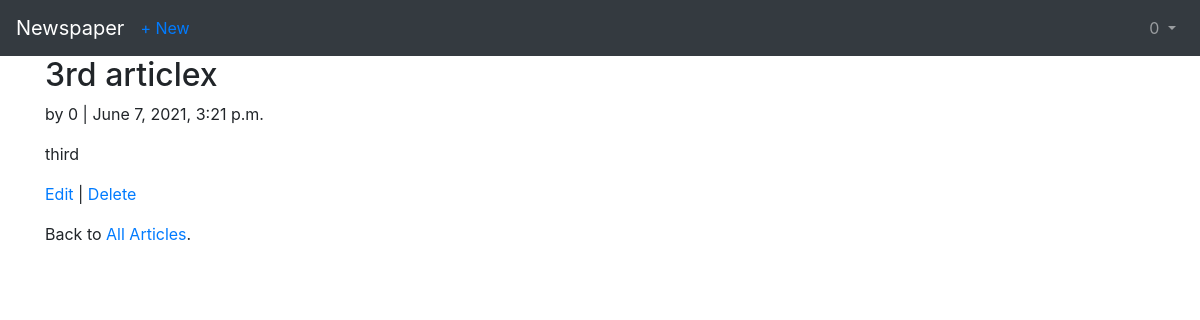
The app's page /articles/6/ (signed in) with its own data.
### accounts/models.py (models this page shows)
class CustomUser(AbstractUser):
    age = models.PositiveIntegerField(null=True, blank=True)

### articles/models.py (models this page shows, shortened)
class Article(models.Model):
    title = models.CharField(max_length=255)
    body = models.TextField()
    date = models.DateTimeField(auto_now_add=True)
    author = models.ForeignKey(
        get_user_model(),
        on_delete=CASCADE,
    )

### articles/views.py (the view)
# urls.py: path('<int:pk>/', ArticleDetailView.as_view(), name='article_detail'),
class ArticleDetailView (LoginRequiredMixin, DetailView):
    model = Article
    template_name = 'article_detail.html'
    context_object_name = 'article'

### articles/templates/article_detail.html
{% extends 'base.html' %}
{% block content %}
  <div class="article-entry">
    <h2>{{ article.title }}</h2>
    <p>by {{ article.author }} | {{ article.date }}</p>
    <p>{{ object.body }}</p>
  </div>
  <p>
    <a href="{% url 'article_edit' article.pk %}">Edit</a> |
    <a href="{% url 'article_delete' article.pk %}">Delete</a>
  </p>
  <p>Back to <a href="{% url 'article_list' %}">All Articles</a>.</p>
{% endblock %}

### accounts/templates/base.html (shortened to what this page needs)
<!DOCTYPE html>
<html lang="en">
<head>
  <link rel="stylesheet" href="https://cdn.jsdelivr.net/npm/bootstrap@4.6.0/dist/css/bootstrap.min.css">
</head>
<body>
  <nav class="navbar navbar-expand-lg navbar-dark bg-dark">
    <a href="{% url 'home' %}" class="navbar-brand">Newspaper</a>
    <div class="collapse navbar-collapse" id="navbarSupportedContent">
      {% if user.is_authenticated %}
      <a href="{% url 'article_new' %}">+ New</a>
      <ul class="navbar-nav ml-auto">
        <li class="nav-item">
          <a class="nav-link dropdown-toggle" href="#"
            id="navbarDropdown" role="button" data-toggle="dropdown"
            aria-haspopup="true" aria-expanded="false">
              {{ user.username }}
          </a>
        </li>
      </ul>
      {% else %}
        <form class="form-inline ml-auto">
          <a href="{% url 'login' %}" class="btn btn-outline-secondary">Log In</a>
          <a href="{% url 'signup' %}" class="btn btn-primary ml-2">Sign up</a>
        </form>
      {% endif %}
    </div>
  </nav>
  <main>
    <div class="container">
      {% block content %}
      {% endblock %}
    </div>
  </main>
</body>
</html>

### records on screen
CustomUser: username "0"
Article: title "3rd articlex", author "0", date "June 7, 2021, 3:21 p.m.", body "third"
